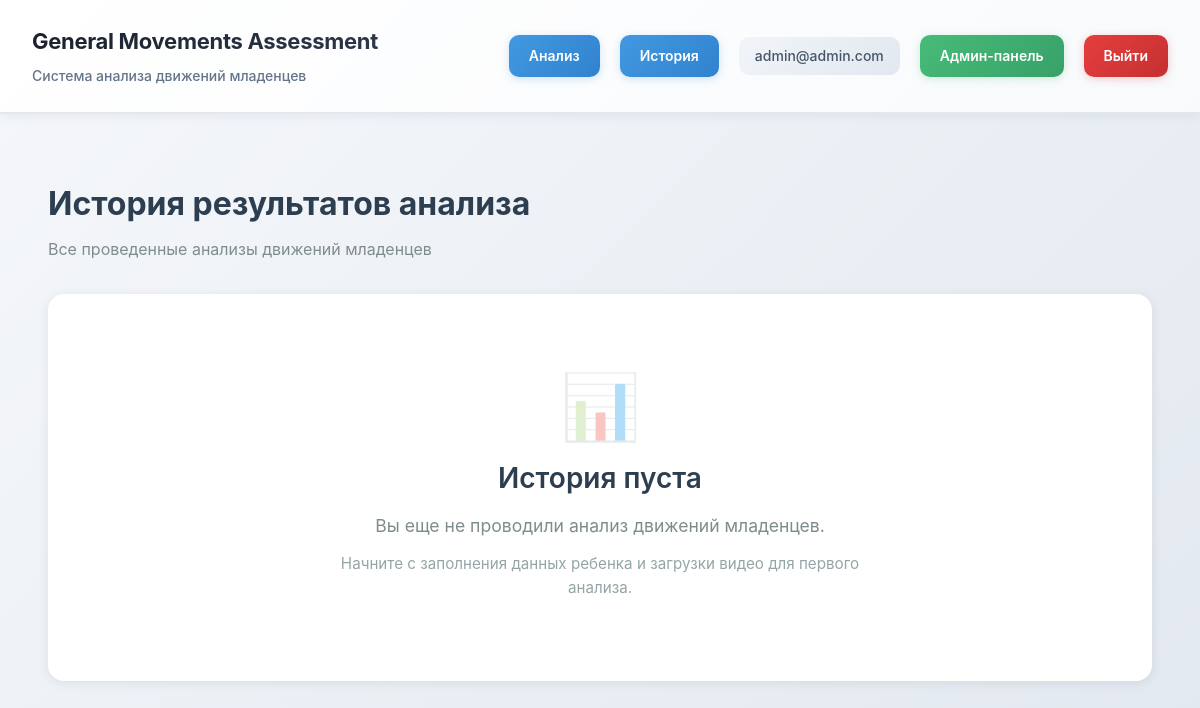
Page /history (signed in) on the earlier database version.
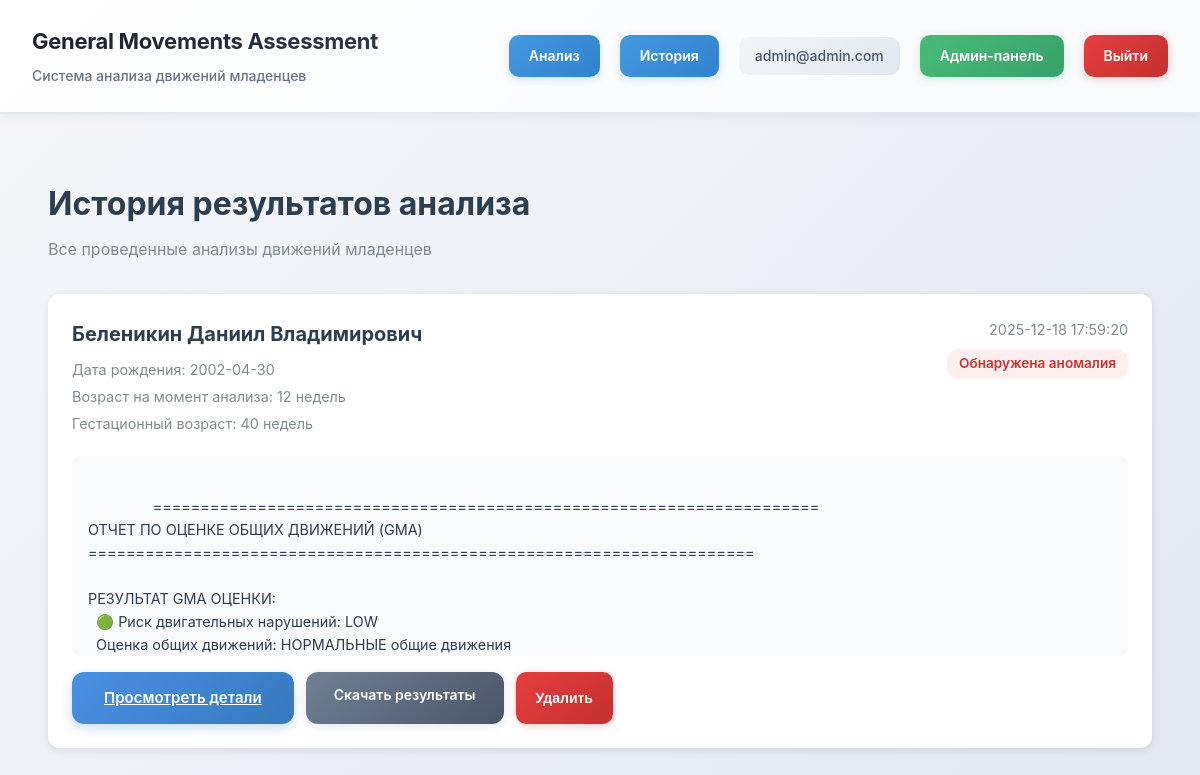
Same page on the later database version.
### tables this page shows
CREATE TABLE analysis_results (
                id INTEGER PRIMARY KEY AUTOINCREMENT,
                user_id INTEGER NOT NULL,
                patient_id INTEGER NOT NULL,
                video_filename TEXT,
                output_dir TEXT NOT NULL,
                age_weeks INTEGER,
                gestational_age INTEGER,
                report_text TEXT,
                is_anomaly INTEGER DEFAULT 0,
                created_at TIMESTAMP DEFAULT CURRENT_TIMESTAMP,
                FOREIGN KEY (user_id) REFERENCES users (id),
                FOREIGN KEY (patient_id) REFERENCES patients (id)
            );

CREATE TABLE patients (
                id INTEGER PRIMARY KEY AUTOINCREMENT,
                user_id INTEGER NOT NULL,
                last_name TEXT NOT NULL,
                first_name TEXT NOT NULL,
                middle_name TEXT,
                birth_date DATE NOT NULL,
                created_at TIMESTAMP DEFAULT CURRENT_TIMESTAMP,
                FOREIGN KEY (user_id) REFERENCES users (id)
            );

### app.py (the view)
        def wrapper(*args, **kwargs):
            if 'user_id' not in session:
                return redirect(url_for('login'))
            return f(*args, **kwargs)

### app.py (called while the page is built)
def require_auth():
    def decorator(f):
        def wrapper(*args, **kwargs):
            if 'user_id' not in session:
                return redirect(url_for('login'))
            return f(*args, **kwargs)
        wrapper.__name__ = f.__name__
        return wrapper
    return decorator

@app.route('/history')
@require_auth()
def history():
    user_id = session.get('user_id')
    results = auth_manager.db.get_user_analysis_results(user_id)
    return render_template('history.html', results=results)

### templates/history.html (shortened to what this page needs)
{% extends "base.html" %}
{% block extra_css %}
<link rel="stylesheet" href="{{ url_for('static', filename='css/analysis.css') }}">
{% endblock %}
{% block content %}
<div class="history-container">
    <div class="history-header">
        <h1>История результатов анализа</h1>
        <p>Все проведенные анализы движений младенцев</p>
    </div>
    {% if results %}
    <div class="results-list">
        {% for result in results %}
        <div class="result-card">
            <div class="result-header">
                <div class="patient-info">
                    <h3>
                        {{ result.patient_last_name }} {{ result.patient_first_name }}
                        {% if result.patient_middle_name %}{{ result.patient_middle_name }}{% endif %}
                    </h3>
                    <p>Дата рождения: {{ result.patient_birth_date }}</p>
                    {% if result.age_weeks %}
                    <p>Возраст на момент анализа: {{ result.age_weeks }} недель</p>
                    {% endif %}
                    {% if result.gestational_age %}
                    <p>Гестационный возраст: {{ result.gestational_age }} недель</p>
                    {% endif %}
                </div>
                <div class="result-meta">
                    <div class="result-date">{{ result.created_at }}</div>
                    <span class="anomaly-badge {% if result.is_anomaly %}detected{% else %}normal{% endif %}">
                        {% if result.is_anomaly %}Обнаружена аномалия{% else %}Норма{% endif %}
                    </span>
                </div>
            </div>
            {% if result.report_text %}
            <div class="report-preview">
                {{ result.report_text[:500] }}{% if result.report_text|length > 500 %}...{% endif %}
            </div>
            {% endif %}
            <div class="result-actions">
                <a href="{{ url_for('view_result', result_id=result.id) }}" class="btn-primary">
                    Просмотреть детали
                </a>
                {% if result.output_dir %}
                <a href="/api/download_results?dir={{ result.output_dir }}" class="btn-secondary">
                    Скачать результаты
                </a>
                {% endif %}
                <button class="btn-delete" onclick="deleteResult({{ result.id }})">
                    Удалить
                </button>
            </div>
        </div>
        {% endfor %}
    </div>
    {% else %}
    <div class="empty-state">
        <div style="font-size: 64px; margin-bottom: 24px; opacity: 0.3; line-height: 1; text-align: center;">📊</div>
        <h2 style="margin-bottom: 16px; line-height: 1.2; text-align: center;">История пуста</h2>
        <div style="padding: 0 20px; text-align: center; max-width: 600px; margin: 0 auto;">
            <p style="margin-bottom: 12px; line-height: 1.6; text-align: center;">Вы еще не проводили анализ движений младенцев.</p>
            <p style="font-size: 0.95rem; color: #95a5a6; margin: 0; line-height: 1.6; text-align: center;">Начните с заполнения данных ребенка и загрузки видео для первого анализа.</p>
        </div>
    </div>
    {% endif %}
</div>
{% endblock %}

### templates/base.html (shortened to what this page needs)
<!DOCTYPE html>
<html lang="ru">
<head>
    <link rel="stylesheet" href="{{ url_for('static', filename='css/style.css') }}">
    {% block extra_css %}{% endblock %}
</head>
<body>
    {% if 'user_id' in session %}
    <header class="header-panel">
        <div class="header-container">
            <div class="header-left">
                <h1>General Movements Assessment</h1>
                <p>Система анализа движений младенцев</p>
            </div>
            <div class="header-right">
                <a href="{{ url_for('main') }}" class="btn-nav">Анализ</a>
                <a href="{{ url_for('history') }}" class="btn-nav">История</a>
                <span class="user-email">{{ session.get('email', '') }}</span>
                {% if session.get('role') == 'admin' %}
                <a href="{{ url_for('admin_dashboard') }}" class="btn-admin">Админ-панель</a>
                {% endif %}
                <a href="{{ url_for('logout') }}" class="btn-logout">Выйти</a>
            </div>
        </div>
    </header>
    {% endif %}
    <main class="main-content">
        {% block content %}{% endblock %}
    </main>
</body>
</html>

### static/css/style.css (style rules this page uses)
* { box-sizing: border-box; margin: 0; padding: 0; }
body { font-family: -apple-system, BlinkMacSystemFont, 'Segoe UI', Roboto, 'Helvetica Neue', Arial, sans-serif; background: linear-gradient(135deg, #f5f7fa 0%, #e2e8f0 100%); background-attachment: fixed; color: #2c3e50; line-height: 1.6; min-height: 100vh; }
.header-panel { background: linear-gradient(135deg, #ffffff 0%, #f8fafc 100%); border-bottom: 2px solid #e2e8f0; padding: 24px 32px; margin-bottom: 0; box-shadow: 0 2px 12px rgba(0, 0, 0, 0.06); position: sticky; top: 0; z-index: 100; }
.header-container { max-width: 1200px; margin: 0 auto; display: flex; justify-content: space-between; align-items: center; }
.header-left h1 { margin: 0; font-size: 22px; font-weight: 700; background: linear-gradient(135deg, #1a202c 0%, #2d3748 100%); -webkit-background-clip: text; -webkit-text-fill-color: transparent; background-clip: text; letter-spacing: -0.3px; }
.header-left p { margin: 6px 0 0 0; font-size: 14px; color: #64748b; font-weight: 500; }
.header-right { display: flex; align-items: center; gap: 20px; }
.user-email { font-size: 14px; color: #475569; font-weight: 500; padding: 8px 16px; background: linear-gradient(135deg, #f1f5f9 0%, #e2e8f0 100%); border-radius: 10px; }
.btn-nav { background: linear-gradient(135deg, #4299e1 0%, #3182ce 100%); color: white; border: none; border-radius: 10px; padding: 10px 20px; font-weight: 600; font-size: 14px; text-decoration: none; cursor: pointer; transition: all 0.3s cubic-bezier(0.4, 0, 0.2, 1); box-shadow: 0 2px 8px rgba(66, 153, 225, 0.25); }
.btn-logout { background: linear-gradient(135deg, #e53e3e 0%, #c53030 100%); color: white; border: none; border-radius: 10px; padding: 10px 20px; font-weight: 600; font-size: 14px; text-decoration: none; cursor: pointer; transition: all 0.3s cubic-bezier(0.4, 0, 0.2, 1); box-shadow: 0 2px 8px rgba(229, 62, 62, 0.25); }
.btn-admin { background: linear-gradient(135deg, #48bb78 0%, #38a169 100%); color: white; border: none; border-radius: 10px; padding: 10px 20px; font-weight: 600; font-size: 14px; text-decoration: none; cursor: pointer; transition: all 0.3s cubic-bezier(0.4, 0, 0.2, 1); box-shadow: 0 2px 8px rgba(72, 187, 120, 0.25); }
.main-content { min-height: calc(100vh - 80px); padding: 40px 24px; animation: fadeIn 0.5s ease-in; }
.btn-primary { background: linear-gradient(135deg, #4a90e2 0%, #357abd 100%); color: white; border: none; border-radius: 12px; padding: 14px 32px; font-weight: 600; font-size: 15px; cursor: pointer; transition: all 0.3s cubic-bezier(0.4, 0, 0.2, 1); box-shadow: 0 4px 12px rgba(74, 144, 226, 0.3); position: relative; overflow: hidden; }
.btn-primary::before { content: ''; position: absolute; top: 50%; left: 50%; width: 0; height: 0; border-radius: 50%; background: rgba(255, 255, 255, 0.3); transform: translate(-50%, -50%); transition: width 0.6s, height 0.6s; }
.btn-secondary { background: linear-gradient(135deg, #718096 0%, #4a5568 100%); color: white; border: none; border-radius: 12px; padding: 12px 28px; font-weight: 600; font-size: 14px; cursor: pointer; transition: all 0.3s cubic-bezier(0.4, 0, 0.2, 1); box-shadow: 0 2px 8px rgba(113, 128, 150, 0.2); text-decoration: none; display: inline-block; text-align: center; }

Differences in the rows shown:
added analysis_results: patient_last_name "Беленикин", patient_first_name "Даниил", patient_middle_name "Владимирович", patient_birth_date "2002-04-30", age_weeks "12", gestational_age "40", created_at "2025-12-18 17:59:20", is_anomaly "Обнаружена аномалия", report_text "====================================================================== ОТЧЕТ ПО ОЦЕНКЕ ОБЩИХ ДВИЖЕНИЙ (GMA) ====================================================================== РЕЗУЛЬТАТ GMA ОЦЕНКИ: 🟢 Риск двигательных нарушений: LOW Оценка общих движений: НОРМАЛЬНЫЕ общие движения…"
Other differences:
text no longer shown: "📊 История пуста Вы еще не проводили анализ движений младенцев. Начните с заполнения данных ребенка и загрузки видео для первого анализа."
